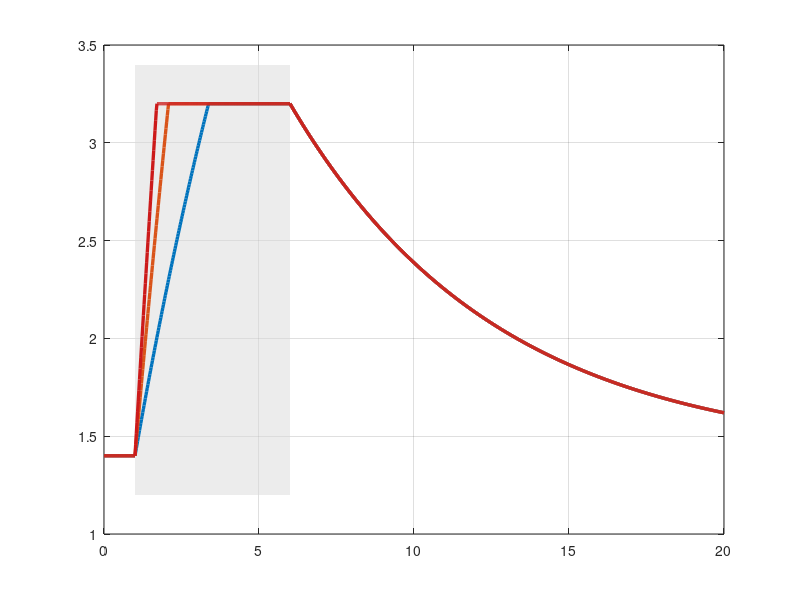

The MATLAB script that drew this image: (Note: this script raises an error after producing the figure.)
% plot_7_5_hebbian_plasticity.m
% Section 7.5 - Activity-dependent Hebbian plasticity of the self-weight w_ii
%     dw/dt = mu (1 + 2F) I a - gamma (w - w0),      w clipped to [w0, w_max]
% Simplification: the neuron is fully active (a = 1) and the obstacle signal is
% I = 1 between 1 s and 6 s, I = 0 otherwise.  Three frustration levels F are compared.

mu = 0.90;  gamma = 0.15;                     % growth and relaxation rates (1/s)
w0 = 1.40;  wMax  = 3.20;                     % baseline and ceiling of the self-weight
dt = 1/48;
t  = 0:dt:20;
I  = double(t >= 1 & t < 6);                  % obstacle present
a  = ones(size(t));                           % neuron fully active
Fv = [0 0.5 1];                               % frustration levels

blue = [0.00 0.45 0.74];  orange = [0.85 0.33 0.10];  red = [0.80 0.10 0.10];
col  = [blue; orange; red];

fig = figure('Color', 'w', 'Position', [100 100 900 520]);
try, theme(fig, 'light'); catch, end   % force light colours (R2025a+ follows the OS dark mode)
hold on; grid on; box on;
fill([1 6 6 1], [1.2 1.2 3.4 3.4], [0.85 0.85 0.85], 'FaceAlpha', 0.5, 'EdgeColor', 'none');
for j = 1:numel(Fv)
    w = zeros(size(t));   w(1) = w0;
    for k = 1:numel(t)-1
        dw     = mu * (1 + 2*Fv(j)) * I(k) * a(k) - gamma * (w(k) - w0);
        w(k+1) = min(max(w(k) + dt*dw, w0), wMax);        % clip to [w0, w_max]
    end
    hp(j) = plot(t, w, '-', 'Color', col(j,:), 'LineWidth', 2.4);
    tHit  = t(find(w >= wMax - 1e-9, 1));
    if ~isempty(tHit)
        fprintf('F = %.1f : w reaches w_max = %.1f at t = %.2f s (%.2f s after the obstacle appears)\n', ...
                Fv(j), wMax, tHit, tHit - 1);
    end
end
yline(wMax, '--k', 'w_{self,max} = 3.2', 'LabelHorizontalAlignment', 'left');
yline(w0,   '--k', 'w_{self,0} = 1.4',   'LabelHorizontalAlignment', 'right');
text(3.5, 1.28, 'obstacle present (I = 1)', 'HorizontalAlignment', 'center', 'FontSize', 10);
xlabel('time  (s)'); ylabel('self-weight  w_{ii}');
xlim([0 20]); ylim([1.2 3.4]);
title('Hebbian growth while the obstacle is seen, slow decay (1/\gamma = 6.7 s) afterwards');
legend(hp, {'F = 0', 'F = 0.5', 'F = 1'}, 'Location', 'northeast');
set(gca, 'FontSize', 11);

outDir = fullfile(fileparts(mfilename('fullpath')), '..', '..', 'assets', 'section7');
if ~exist(outDir, 'dir'), mkdir(outDir); end
exportgraphics(fig, fullfile(outDir, 'fig_7_5_hebbian_plasticity.png'), 'Resolution', 200);
